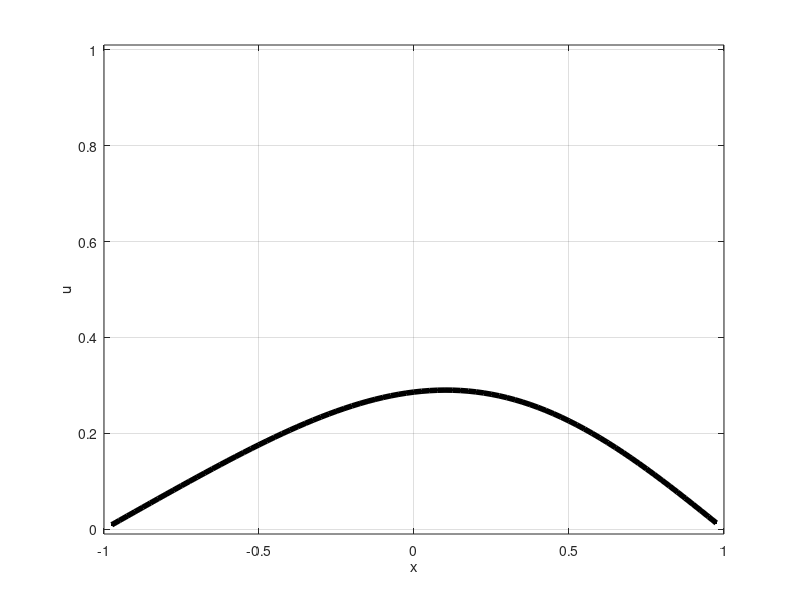

Write the MATLAB code that produced this figure.
% explicit solution of heat eq  u_t = u_xx, u(-1)=u(1)=0.
% loop-based version

% Grid and initial data:
h = .025;                    % space step
k = .4*h^2;                  % time step (try .4 -> .51!)
x = (-1+h:h:1-h)';           % grid
v = abs(x-0.2)<.3;           % initial data: square wave
N = length(x);

figure(1); clf;
plt = plot(x, v, 'k.-', 'linewidth', 4);
axis([-1 1 -.01 1.01])
grid on
xlabel('x');  ylabel('u');

Tf = 0.25;
% adjust either final time or time-step to have integer steps
numsteps = ceil(Tf / k);
%k = Tf / numsteps
Tf = k*numsteps;

% Time-stepping:
for n=1:numsteps
  % loop over spatial points
  for j=1:N
    if j == 1
      % special case for Left BC
      vnew(j) = v(j) + k/(h^2)*(  ...
          0 - 2*v(j) + v(j+1)  ...
          );
    elseif j == N
      % special case for Right BC
      vnew(j) = v(j) + k/(h^2)*(  ...
          v(j-1) - 2*v(j) + 0  ...
          );
    else
      vnew(j) = v(j) + k/(h^2)*(  ...
          v(j-1) - 2*v(j) + v(j+1)  ...
          );
    end
  end
  v = vnew;
  set(plt, 'ydata', v)
  drawnow
  %pause
end



